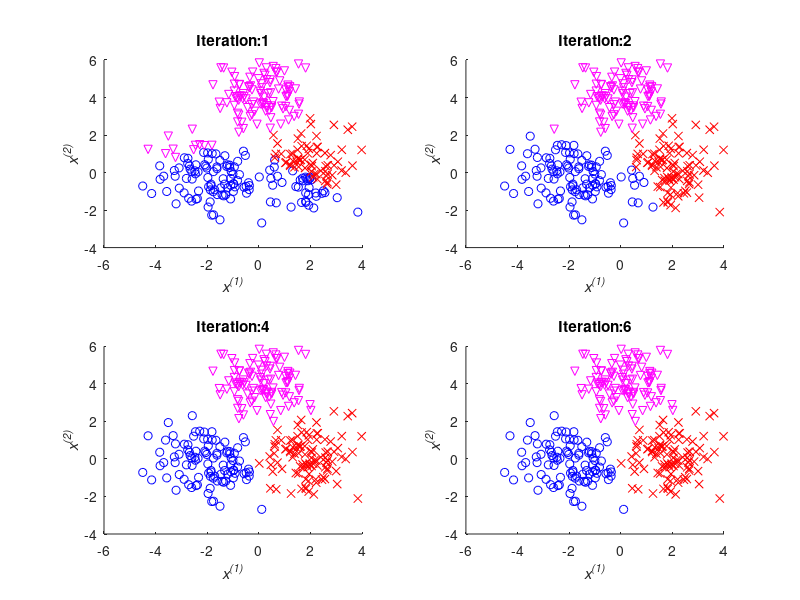
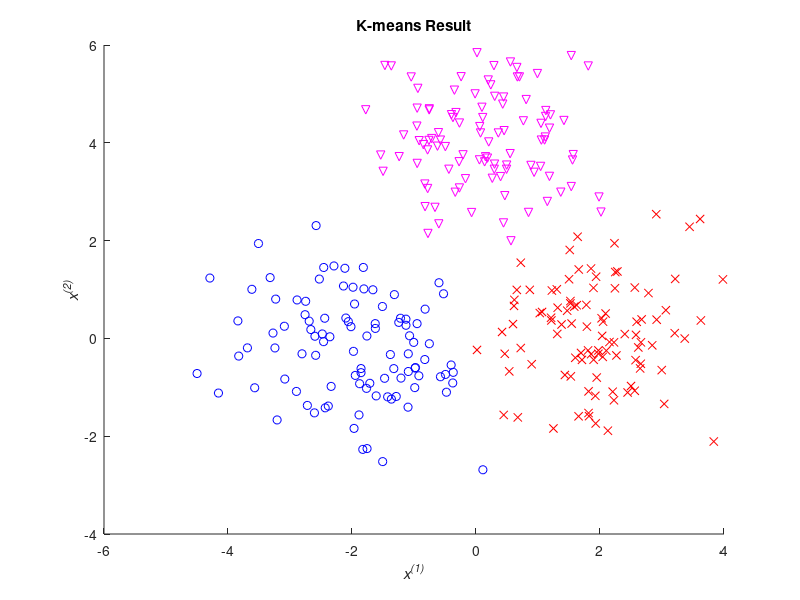

These figures' MATLAB source, in order:
%% Example 14.1 K-means
%
% * *Result in book* : Figure 14.2
% * *Code in book* : Figure 14.3
% * *Output* : |eg14_1_A.png, eg14_1_B.png|
% * *Usage* : |eg14_1(), eg14_1(300)|
%
%% Source Code
function eg14_1(n)
    % init
    rng(0, 'v5uniform'); rng(0, 'v5normal');
    % recommended, use it in future instead of
    % rand('state', 0); randn('state', 0);
    if nargin < 1
        n = 300;
    end
    c = 3; t = randperm(n);
    x = [randn(1 , n / 3) - 2, randn(1 , n / 3), randn(1 , n / 3) + 2;
        randn(1 , n / 3), randn(1 , n / 3) + 4, randn(1 , n / 3)]';
    m = x(t(1 : c) , :);
    x2 = sum(x .^ 2 , 2);
    s0(1 : c , 1) = inf;
    id = 1;
    figure('Name', 'K-means'); clf; hold on;
    title('K-means');
    for o = 1 : 1000
        m2 = sum(m .^ 2 , 2);
        [d, y] = min(repmat(m2 , 1 , n) + repmat(x2' , c , 1)-2 * m * x');
        for t = 1 : c
            m(t , :) = mean(x(y == t , :)); s(t , 1) = mean(d(y == t));
        end
        if norm(s - s0) < 0.001, break, end
        if (o <= 2) || (o == 4) 
            plotFigure(2, 2, id, num2str(o), x, y );
            id = id + 1;
        end
        s0 = s;
    end
    plotFigure( 2, 2, id, num2str(o), x, y );
    saveas(gcf, 'eg14_1_A', 'png');

    figure('Name', 'K-means'); clf; hold on;
    setFigure('K-means Result');
    plot(x(y == 1 , 1) , x(y == 1 , 2) , 'bo');
    plot(x(y == 2 , 1) , x(y == 2 , 2 ) , 'rx');
    plot(x(y == 3 , 1) , x(y == 3 , 2 ) , 'mv');
    saveas(gcf, 'eg14_1_B', 'png');

    % sub-function, plot sub-figure
    function [] = plotFigure( M, N, id, titlesuffix, x, y )
        subplot(M, N, id); hold on;
        plot(x(y == 1 , 1) , x(y == 1 , 2) , 'bo');
        plot(x(y == 2 , 1) , x(y == 2 , 2 ) , 'rx');
        plot(x(y == 3 , 1) , x(y == 3 , 2 ) , 'mv');
        setFigure(strcat('Iteration: ', titlesuffix));
    end

    % sub-function, figure setting
    function [] = setFigure( tag )
        title(tag);
        xlabel('\itx^{(1)}');
        ylabel('\itx^{(2)}');
    end
end